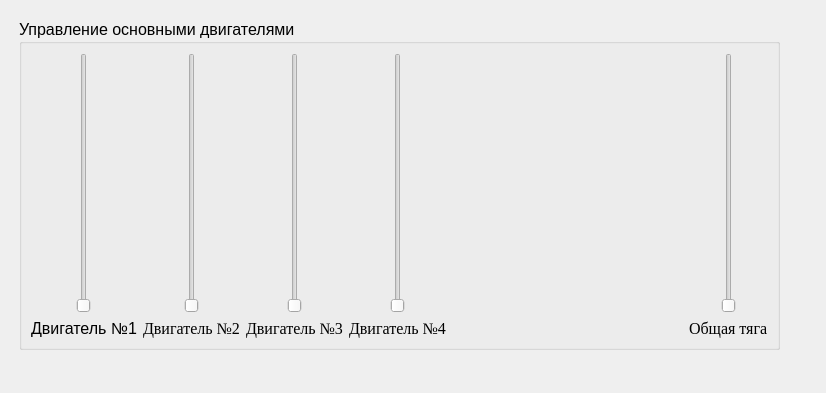
<?xml version="1.0" encoding="UTF-8"?>
<ui version="4.0">
 <class>Form</class>
 <widget class="QWidget" name="Form">
  <property name="geometry">
   <rect>
    <x>0</x>
    <y>0</y>
    <width>826</width>
    <height>393</height>
   </rect>
  </property>
  <property name="minimumSize">
   <size>
    <width>826</width>
    <height>393</height>
   </size>
  </property>
  <property name="maximumSize">
   <size>
    <width>826</width>
    <height>393</height>
   </size>
  </property>
  <property name="windowTitle">
   <string>Form</string>
  </property>
  <widget class="QGroupBox" name="groupBox">
   <property name="geometry">
    <rect>
     <x>19</x>
     <y>19</y>
     <width>761</width>
     <height>331</height>
    </rect>
   </property>
   <property name="font">
    <font>
     <pointsize>12</pointsize>
    </font>
   </property>
   <property name="title">
    <string>Управление основными двигателями</string>
   </property>
   <layout class="QVBoxLayout" name="verticalLayout_6">
    <item>
     <layout class="QHBoxLayout" name="horizontalLayout">
      <item>
       <layout class="QVBoxLayout" name="verticalLayout">
        <item alignment="Qt::AlignmentFlag::AlignHCenter">
         <widget class="QSlider" name="verticalSlider_6">
          <property name="baseSize">
           <size>
            <width>0</width>
            <height>0</height>
           </size>
          </property>
          <property name="orientation">
           <enum>Qt::Orientation::Vertical</enum>
          </property>
         </widget>
        </item>
        <item>
         <widget class="QLabel" name="label">
          <property name="text">
           <string>Двигатель №1</string>
          </property>
         </widget>
        </item>
       </layout>
      </item>
      <item>
       <layout class="QVBoxLayout" name="verticalLayout_2">
        <item alignment="Qt::AlignmentFlag::AlignHCenter">
         <widget class="QSlider" name="verticalSlider_2">
          <property name="orientation">
           <enum>Qt::Orientation::Vertical</enum>
          </property>
         </widget>
        </item>
        <item>
         <widget class="QLabel" name="label_2">
          <property name="font">
           <font>
            <family>Times New Roman</family>
            <pointsize>12</pointsize>
           </font>
          </property>
          <property name="text">
           <string>Двигатель №2</string>
          </property>
         </widget>
        </item>
       </layout>
      </item>
      <item>
       <layout class="QVBoxLayout" name="verticalLayout_3">
        <item alignment="Qt::AlignmentFlag::AlignHCenter">
         <widget class="QSlider" name="verticalSlider_3">
          <property name="orientation">
           <enum>Qt::Orientation::Vertical</enum>
          </property>
         </widget>
        </item>
        <item>
         <widget class="QLabel" name="label_3">
          <property name="font">
           <font>
            <family>Times New Roman</family>
            <pointsize>12</pointsize>
           </font>
          </property>
          <property name="text">
           <string>Двигатель №3</string>
          </property>
         </widget>
        </item>
       </layout>
      </item>
      <item>
       <layout class="QVBoxLayout" name="verticalLayout_4">
        <item alignment="Qt::AlignmentFlag::AlignHCenter">
         <widget class="QSlider" name="verticalSlider_4">
          <property name="orientation">
           <enum>Qt::Orientation::Vertical</enum>
          </property>
         </widget>
        </item>
        <item>
         <widget class="QLabel" name="label_4">
          <property name="font">
           <font>
            <family>Times New Roman</family>
            <pointsize>12</pointsize>
           </font>
          </property>
          <property name="text">
           <string>Двигатель №4</string>
          </property>
         </widget>
        </item>
       </layout>
      </item>
      <item>
       <spacer name="horizontalSpacer">
        <property name="orientation">
         <enum>Qt::Orientation::Horizontal</enum>
        </property>
        <property name="sizeHint" stdset="0">
         <size>
          <width>40</width>
          <height>20</height>
         </size>
        </property>
       </spacer>
      </item>
      <item>
       <layout class="QVBoxLayout" name="verticalLayout_5">
        <item alignment="Qt::AlignmentFlag::AlignHCenter">
         <widget class="QSlider" name="verticalSlider_5">
          <property name="orientation">
           <enum>Qt::Orientation::Vertical</enum>
          </property>
         </widget>
        </item>
        <item>
         <widget class="QLabel" name="label_5">
          <property name="font">
           <font>
            <family>Times New Roman</family>
            <pointsize>12</pointsize>
           </font>
          </property>
          <property name="text">
           <string>Общая тяга</string>
          </property>
         </widget>
        </item>
       </layout>
      </item>
     </layout>
    </item>
   </layout>
  </widget>
 </widget>
 <resources/>
 <connections/>
</ui>
